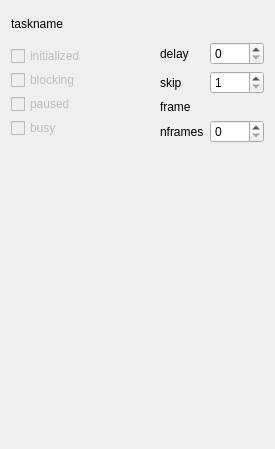
<?xml version="1.0" encoding="UTF-8"?>
<ui version="4.0">
 <class>DefaultTaskWidget</class>
 <widget class="QWidget" name="DefaultTaskWidget">
  <property name="geometry">
   <rect>
    <x>0</x>
    <y>0</y>
    <width>275</width>
    <height>449</height>
   </rect>
  </property>
  <property name="windowTitle">
   <string>Form</string>
  </property>
  <layout class="QGridLayout" name="gridLayout_2">
   <item row="1" column="0" colspan="2">
    <widget class="QWidget" name="widget_3" native="true">
     <property name="maximumSize">
      <size>
       <width>16777215</width>
       <height>100</height>
      </size>
     </property>
     <layout class="QVBoxLayout" name="verticalLayout">
      <property name="spacing">
       <number>0</number>
      </property>
      <property name="leftMargin">
       <number>0</number>
      </property>
      <property name="topMargin">
       <number>0</number>
      </property>
      <property name="rightMargin">
       <number>0</number>
      </property>
      <property name="bottomMargin">
       <number>0</number>
      </property>
      <item>
       <widget class="QCheckBox" name="_initialized">
        <property name="enabled">
         <bool>false</bool>
        </property>
        <property name="text">
         <string>initialized</string>
        </property>
       </widget>
      </item>
      <item>
       <widget class="QCheckBox" name="_blocking">
        <property name="enabled">
         <bool>false</bool>
        </property>
        <property name="text">
         <string>blocking</string>
        </property>
        <property name="checked">
         <bool>false</bool>
        </property>
       </widget>
      </item>
      <item>
       <widget class="QCheckBox" name="_paused">
        <property name="enabled">
         <bool>false</bool>
        </property>
        <property name="text">
         <string>paused</string>
        </property>
       </widget>
      </item>
      <item>
       <widget class="QCheckBox" name="_busy">
        <property name="enabled">
         <bool>false</bool>
        </property>
        <property name="text">
         <string>busy</string>
        </property>
       </widget>
      </item>
     </layout>
    </widget>
   </item>
   <item row="0" column="0">
    <widget class="QLabel" name="name">
     <property name="maximumSize">
      <size>
       <width>16777215</width>
       <height>25</height>
      </size>
     </property>
     <property name="text">
      <string>taskname</string>
     </property>
    </widget>
   </item>
   <item row="1" column="2">
    <widget class="QWidget" name="widget_2" native="true">
     <property name="maximumSize">
      <size>
       <width>16777215</width>
       <height>100</height>
      </size>
     </property>
     <layout class="QGridLayout" name="gridLayout">
      <property name="leftMargin">
       <number>0</number>
      </property>
      <property name="topMargin">
       <number>0</number>
      </property>
      <property name="rightMargin">
       <number>0</number>
      </property>
      <property name="bottomMargin">
       <number>0</number>
      </property>
      <item row="1" column="1">
       <widget class="QSpinBox" name="skip">
        <property name="minimum">
         <number>1</number>
        </property>
       </widget>
      </item>
      <item row="1" column="0">
       <widget class="QLabel" name="lskip">
        <property name="text">
         <string>skip</string>
        </property>
       </widget>
      </item>
      <item row="0" column="0">
       <widget class="QLabel" name="ldelay">
        <property name="text">
         <string>delay</string>
        </property>
       </widget>
      </item>
      <item row="2" column="0">
       <widget class="QLabel" name="lframe">
        <property name="text">
         <string>frame</string>
        </property>
       </widget>
      </item>
      <item row="0" column="1">
       <widget class="QSpinBox" name="delay"/>
      </item>
      <item row="2" column="1">
       <widget class="QLabel" name="_frame">
        <property name="text">
         <string/>
        </property>
       </widget>
      </item>
      <item row="3" column="0">
       <widget class="QLabel" name="lnframes">
        <property name="text">
         <string>nframes</string>
        </property>
       </widget>
      </item>
      <item row="3" column="1">
       <widget class="QSpinBox" name="nframes">
        <property name="maximum">
         <number>1000</number>
        </property>
       </widget>
      </item>
     </layout>
    </widget>
   </item>
   <item row="2" column="0" colspan="3">
    <widget class="QWidget" name="settingsView" native="true"/>
   </item>
  </layout>
 </widget>
 <resources/>
 <connections/>
</ui>
